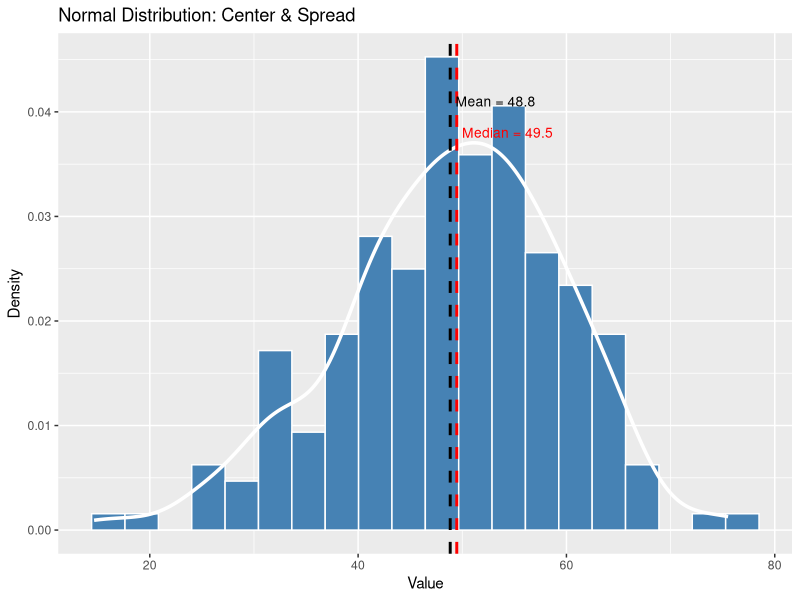

Reproduce this figure in R. (Note: this script raises an error after producing the figure.)
## ---- chunk 1
#| labels: Import library
library(tidyverse)
library(flextable)
## ---- chunk 2
frequency_table <- tibble(
  ID             = c("01", "02", "03", "04", "05"),
  Sex            = c("Male", "Female", "Female", "Male", "Male"),
  Marital_Status = c("Married", "Single", "Married", "Single", "Divorced"),
  Age            = c(34, 27, 26, 40, 32),
  Height_m       = c(16.5, 15.8, 15.4, 17.0, 15.9),
  Education      = c("University", "High School", "Primary School", "Middle School", "High School")
)

frequency_table |> 
  flextable() |> 
  autofit()
## ---- chunk 3
frequency_table |> 
  count(Marital_Status) |> 
  rename(Frequency = n) |> 
  flextable()
## ---- chunk 4
frequency_table |> 
  count(Marital_Status) |> 
  rename(Frequency = n) |>
  mutate(
    Percent = paste0(Frequency * 100 / sum(Frequency),"%")
  ) |> 
  flextable() |> 
  autofit()
## ---- chunk 5
set.seed(7342)
nor_dis <- tibble(value = rnorm(200, mean = 50, sd = 10))

mean_val <- mean(nor_dis$value)
median_val <- median(nor_dis$value)

plot_nor_dis <- ggplot(nor_dis, aes(x = value)) +
  geom_histogram(aes(y = after_stat(density)), 
                 bins = 20, 
                 fill = "steelblue", 
                 color = "white") +
  geom_density(color = "white", linewidth = 1.2) +
  geom_vline(xintercept = mean_val, 
             color = "black", 
             linewidth = 1, 
             linetype = "dashed") +
  geom_vline(xintercept = median_val, 
             color = "red", 
             linewidth = 1, 
             linetype = "dashed") +
  annotate("text", 
           x = mean_val + 0.5, 
           y = 0.041, 
           label = paste0("Mean = ", round(mean_val, 1)),
           color = "black", 
           hjust = 0,
           size = 3.5) +
  annotate("text",
           x = median_val + 0.5,
           y = 0.038, 
           label = paste0("Median = ", round(median_val, 1)),
           color = "red", 
           hjust = 0, 
           size = 3.5) +
  labs(
    title = "Normal Distribution: Center & Spread",
    x = "Value",
    y = "Density"
  )

plot_nor_dis
## ---- chunk 6
frequency_table |> 
  flextable() |> 
  autofit()
## ---- chunk 7
frequency_table |> 
  mutate(
    Age = Age |> 
      replace_values(32 ~ 90)
  ) |> flextable() |> 
  autofit()
## ---- chunk 8
frequency_table |> 
  #select(ID, Age) |> 
  flextable() |> 
  autofit()
## ---- chunk 9
frequency_table |> 
  #select(ID, Age) |> 
  arrange(Age) |> 
  flextable() |> 
  surround(
    i = 3, j = c(1, 4),
    border = fp_border_default(
      color = "red", width = 1.5),
    part = "body"
  ) |> 
  autofit()
## ---- chunk 10
frequency_table |> 
  #select(ID, Age) |> 
  flextable() |> 
  autofit()
## ---- chunk 11
frequency_table |> 
  #select(ID, Age) |> 
  mutate(
    Age = case_when(
      ID == "02" ~ 90,
      TRUE ~ Age
    )
  ) |> 
  arrange(Age) |> 
  flextable() |> 
  surround(
    i = 3, j = c(1, 4),
    border = fp_border_default(
      color = "red", width = 1.5),
    part = "body"
  ) |> 
  style(i = 5, j = 4,
        pr_t = fp_text_default(
          shading.color = "yellow"),
        part = "body"
        ) |> 
  autofit()
## ---- chunk 12
frequency_table_2 <- tibble(
  ID             = c("01", "02", "03", "04", "05", "06"),
  Age            = c(34, 27, 26, 40, 32, 43),
)

frequency_table_2 |> flextable()
## ---- chunk 13
frequency_table_2 |> 
  arrange(Age) |> 
  flextable() |> 
  surround(
    i = c(3,4), j = 2,
    border = fp_border_default(
      color = "red", width = 1.5),
    part = "body"
  ) |> 
  autofit()
## ---- chunk 14
frequency_table |> 
  select(ID, Age) |> 
  flextable() |> 
  fontsize(size = 20, part = "all") |> 
  autofit()
## ---- chunk 15
tibble(
  ID  = c("01", "02", "03", "04", "05"),
  Age = c(18, 28, 35, 50, 64)
) |> 
  flextable() |> 
  fontsize(size = 20, part = "all") |> 
  autofit()
## ---- chunk 16
tibble(
  ID  = sprintf("%02d", 1:11),
  Age = c(25, 33, 34, 35, 37, 40, 42, 53, 59, 60, 63)
) |> 
  flextable() |> 
  fontsize(size = 20, part = "all") |> 
  autofit()
## ---- chunk 17
tibble(
  ID  = sprintf("%02d", 1:11),
  Age = c(25, 33, 34, 35, 37, 40, 42, 53, 59, 60, 63)
) |> 
  flextable() |> 
  fontsize(size = 20, part = "all") |> 
  autofit()
## ---- chunk 18
#| fig-height: 5.5
#| fig-width: 5
set.seed(5819)
right_skew <- tibble(value = rlnorm(500, meanlog = 3, sdlog = 0.8))

mean_rs <- mean(right_skew$value)
median_rs <- median(right_skew$value)

ggplot(right_skew, aes(x = value)) +
  geom_histogram(aes(y = after_stat(density)),
                 bins = 40,
                 fill = "steelblue",
                 color = "white") +
  geom_density(color = "white", linewidth = 1.2) +
  geom_vline(xintercept = mean_rs,
             color = "black", linewidth = 1, linetype = "dashed") +
  geom_vline(xintercept = median_rs,
             color = "red", linewidth = 1, linetype = "dashed") +
  annotate("text", x = mean_rs + 5, y = 0.009,
           label = paste0("Mean = ", round(mean_rs, 1)),
           color = "black", hjust = 0, size = 3.5) +
  annotate("text", x = median_rs + 5, y = 0.0075,
           label = paste0("Median = ", round(median_rs, 1)),
           color = "red", hjust = 0, size = 3.5) +
  labs(title = "Right-Skewed Distribution",
       x = "Value", y = "Density")
## ---- chunk 19
#| fig-height: 5.5
#| fig-width: 5
set.seed(3021)
left_skew <- tibble(value = rbeta(500, shape1 = 8, shape2 = 2) * 100)

mean_ls <- mean(left_skew$value)
median_ls <- median(left_skew$value)

ggplot(left_skew, aes(x = value)) +
  geom_histogram(aes(y = after_stat(density)),
                 bins = 30,
                 fill = "steelblue",
                 color = "white") +
  geom_density(color = "white", linewidth = 1.2) +
  geom_vline(xintercept = mean_ls,
             color = "black", linewidth = 1, linetype = "dashed") +
  geom_vline(xintercept = median_ls,
             color = "red", linewidth = 1, linetype = "dashed") +
  annotate("text", x = mean_ls - 1, y = 0.055,
           label = paste0("Mean = ", round(mean_ls, 1)),
           color = "black", hjust = 1, size = 3.5) +
  annotate("text", x = median_ls - 1, y = 0.048,
           label = paste0("Median = ", round(median_ls, 1)),
           color = "red", hjust = 1, size = 3.5) +
  labs(title = "Left-Skewed Distribution",
       x = "Value", y = "Density")
## ---- chunk 20
#| fig-height: 5.5
#| fig-width: 5
set.seed(6174)
sym_data <- tibble(value = rnorm(500, mean = 50, sd = 10))

mean_sym <- mean(sym_data$value)
median_sym <- median(sym_data$value)

ggplot(sym_data, aes(x = value)) +
  geom_histogram(aes(y = after_stat(density)),
                 bins = 30,
                 fill = "steelblue",
                 color = "white") +
  geom_density(color = "white", linewidth = 1.2) +
  geom_vline(xintercept = mean_sym,
             color = "black", linewidth = 1, linetype = "dashed") +
  geom_vline(xintercept = median_sym,
             color = "red", linewidth = 1, linetype = "dashed") +
  annotate("text", x = mean_sym + 1, y = 0.043,
           label = paste0("Mean = ", round(mean_sym, 1)),
           color = "black", hjust = 0, size = 3.5) +
  annotate("text", x = median_sym + 1, y = 0.038,
           label = paste0("Median = ", round(median_sym, 1)),
           color = "red", hjust = 0, size = 3.5) +
  labs(title = "Symmetric Distribution",
       x = "Value", y = "Density")
